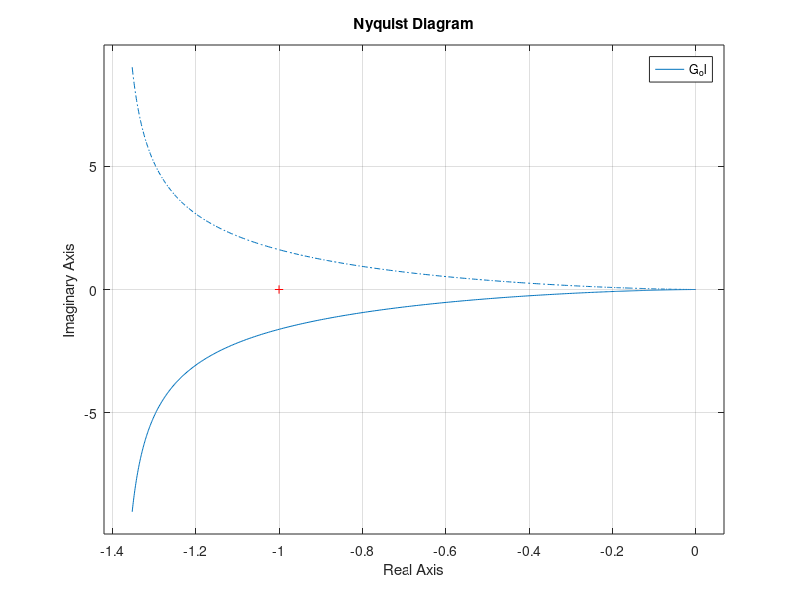
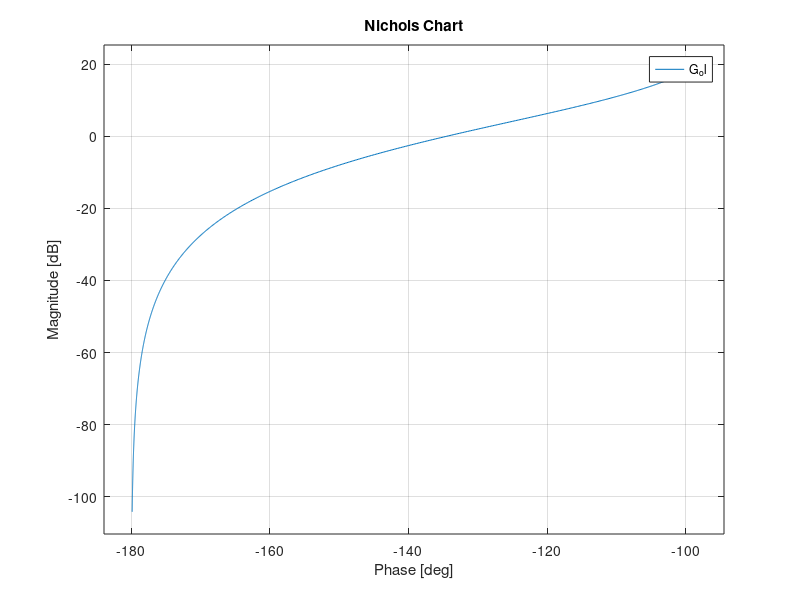
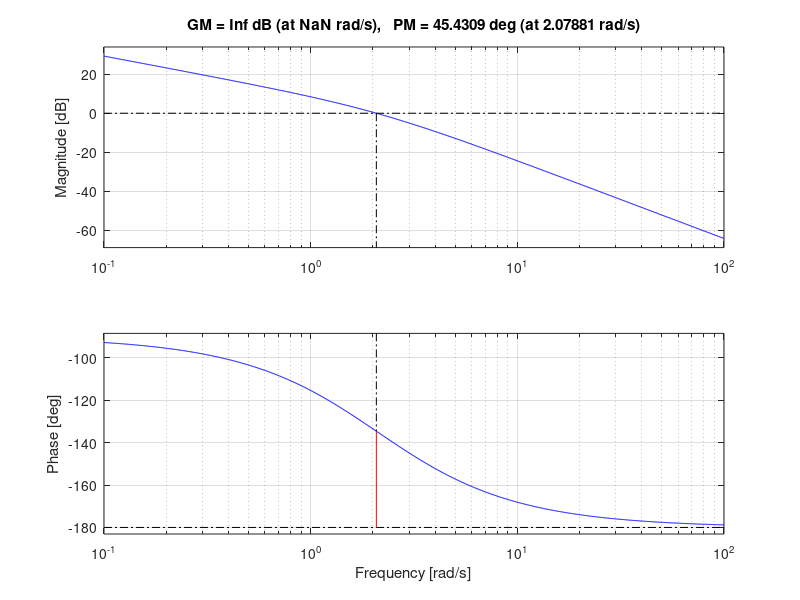

Write the MATLAB code that produced these figures, in order. (Note: this script raises an error after producing the figures.)
%% Transferfunction analysis %%
clear
%%Variable Setup%%

J_1     = 194.3e-9 + 13e-6 + 275.4e-6 + 2*5.1e-9;                 %Inertia of motor system+ first gear
J_1     = 194.3e-9 +275.4e-9 +2*5.1e-9 + 13e-6;
J_2     = 24.1e-6 + 2*1.65e-6 + 4*5.1e-9 + 229.9e-9 + 255.7e-9;   %Inertia of sled and attached gears
J_2     = (2*1.65e-6 + 4*5.1e-9 + 24.09e-6 +229.9e-9+ 255.7e-9);
M_3     = 0.546 + 0.14;            %Mass of sled system
B       = 3.4;                       %Viscous friction 
K_tau   = 42e-3;                    %Torque coeffecient 
n_1     = 1/3;                      %First gearing constant
r_3     = 0.0127;                  %Radius of gear 3

%% Equations %%

J = J_1 + n_1^2 *(J_2 + M_3*r_3^2); %Equivalent inertia of the system, as seen from the motor

G_1 = B*r_3*n_1;                        %Describes the first order terms in the mechanical transferfunction
G_2 = (J/(r_3*n_1));          %Describes the second order terms in the mechanical transferfunction

num = [K_tau];           %Numerator polynomial of the mechanical transferfunction
den =[G_2 G_1 0];            %Denominator polynomial of the mechanical transferfunction

G_ol= tf([num], [den])      %Open loop transferfunction
G_cl = feedback(G_ol,1)     %Closed loop transferfunction with unity feedback


%% Analysis %%
%% Open Loop Analysis %%
close all

P_ol= pole(G_ol);       %Poles of the open loop system
Z_ol= zero(G_ol);       %Zeroes of the open loop system
damp(G_ol)              %Info on several key coeffecients are printed

% Several plots are created from the open loop transfer function

nyquist(G_ol)
figure;
nichols(G_ol)
figure;
margin(G_ol)

figure;
p = pzoptions;  %The following creates a root locus plot with a polar grid
p.Grid = 'on';
h = rlocusplot(G_ol, p);

%% Closed loop Analysis %%

Si=stepinfo(G_cl)       %Info on the response characteristics of the closed loop system are printed and saved
damp(G_cl)              %Info on several key coeffecients are printed for the closed loop system


%Figures relevant to the closed loop response are created
figure;
step(G_cl)
figure;
impulse(G_cl)


%% Ununsed TF of servomotor %%


%The following is unused but describes the transferfunction of a servomotor

% L_m     = 219e-6;       %Motor inductance
% R_m     = 0.66;         %Motor resistance
%K_m     = 0.264;        %Back-EMF coeffecient

% G_1 = r_3*n_1*n_2;              %Angular position to linear position
% G_2 = 1; %1/500;                    %Prototype gain controller

%Definition of numerator and denominator polynomials in the plant
%transferfunction

%num = [K_tau*G_1*G_2];  %Numerator polynomial 
%den = [(J*L_m) (B*L_m+J*R_m) (B*R_m+K_tau*K_m) 0];  %Denominator Polynomial  

%G_servo = tf[num], [den])
